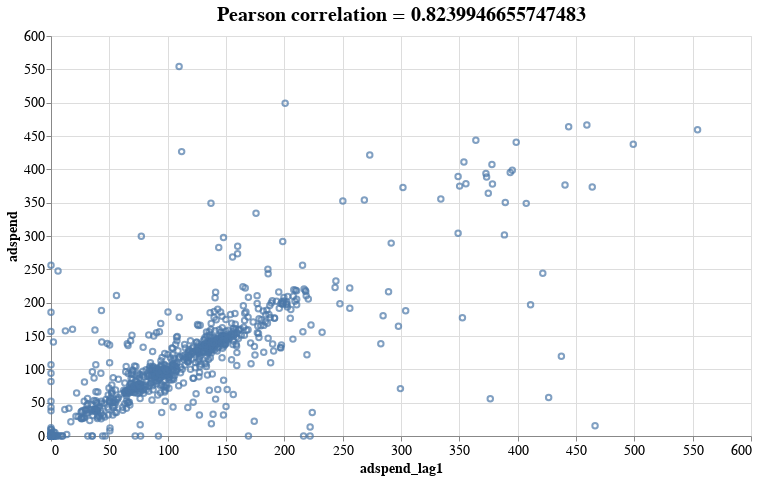

Here is the notebook cell this chart was saved with:
### Code cell
alt.Chart(pd.concat((x, y), axis=1)).mark_point(point=True) \
.encode(
    x = alt.X("adspend_lag1:Q"),
    y = alt.Y("adspend:Q"),
).properties(width=700, height=400, title=f"Pearson correlation = {y.corr(x['adspend_lag1'])}").configure_axis(
    labelFontSize=14,
    titleFontSize=14
).configure_title(fontSize=20)

### Figure 1 — Vega-Lite specification as saved in the notebook (floating-point values rounded to 4 significant figures; data arrays with more than 128 entries replaced by an {"elided": "..."} marker saying what was removed)
{"$schema": "https://vega.github.io/schema/vega-lite/v4.8.1.json", "config": {"axis": {"labelFontSize": 14, "titleFontSize": 14}, "title": {"fontSize": 20}, "view": {"continuousHeight": 300, "continuousWidth": 400}}, "data": {"name": "data-1b867a862db11e8310cd8d20592826ee"}, "datasets": {"data-1b867a862db11e8310cd8d20592826ee": {"elided": "1057 records"}}, "encoding": {"x": {"field": "adspend_lag1", "type": "quantitative"}, "y": {"field": "adspend", "type": "quantitative"}}, "height": 400, "mark": {"point": true, "type": "point"}, "title": "Pearson correlation = 0.8239946655747483", "width": 700}
